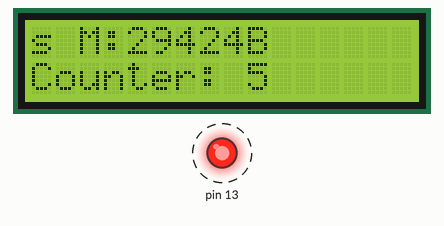
A program run on a simulated Arduino Uno, built with avr-gcc and run on an emulated ATmega328P. Shown: 16×2 character LCD, output pins drawn as LEDs (lit = HIGH). Dashed ring = blinking. What the program prints to the serial monitor is not drawn.

Above: at 5.2 s.
At 13.1 s:
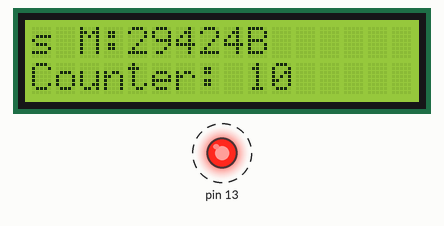
At 21.1 s:
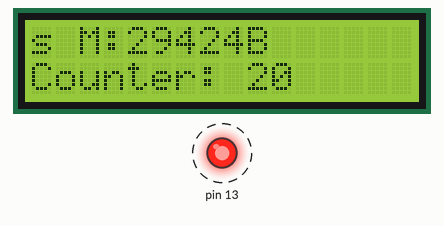
At 32.2 s:
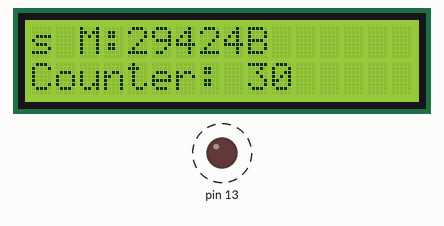
Timing chart, 0 to 40.0 s (numbered marks = the images above):
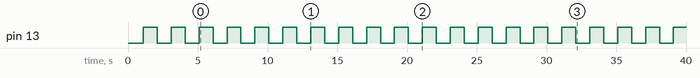

The program:

main.cpp
```cpp
#include "kernel/kernel.h"
#include "fs/fs.h"
#include "fs/logger.h"
#include "syscalls/syscalls.h"
#include "driver/timer.h"
#include "driver/gpio.h"
#include "system/monitor.h"
#include <LiquidCrystal.h>

int sem_test;
int counter = 0;

Logger logger;
Timer sysTimer;
GPIO led(13);
GPIO lcdRS(4);
GPIO lcdE(5);
GPIO lcdD4(6);
GPIO lcdD5(7);
GPIO lcdD6(8);
GPIO lcdD7(9);

LiquidCrystal lcd(
    lcdRS.getPin(), lcdE.getPin(),
    lcdD4.getPin(), lcdD5.getPin(),
    lcdD6.getPin(), lcdD7.getPin()
);

void blinkTask();
void counterTask();
void fsTask();
void systemMonitorTask();
void ledStatusTask();
void lcdTask();
void debugTime();
void testCrash();

void setup()
{
    Serial.begin(9600);
    while (!Serial) {}
    delay(100);
    Serial.flush();

    sysTimer.begin();
    logger.begin();

    led.setMode(GPIO::GPIO_OUTPUT);
    lcdRS.setMode(GPIO::GPIO_OUTPUT);
    lcdE.setMode(GPIO::GPIO_OUTPUT);
    lcdD4.setMode(GPIO::GPIO_OUTPUT);
    lcdD5.setMode(GPIO::GPIO_OUTPUT);
    lcdD6.setMode(GPIO::GPIO_OUTPUT);
    lcdD7.setMode(GPIO::GPIO_OUTPUT);

    lcd.begin(16, 2);

    if (!fs.createFile("counter.txt", "0"))
    {
        logger.log("ERR: Failed to create counter.txt");
    }

    if (!fs.createFile("config.txt", "interval=1000"))
    {
        logger.log("ERR: Failed to create config.txt");
    }

    kernel.addTask(counterTask, 1000, 1);
    kernel.addTask(ledStatusTask, 2000, 2);
    kernel.addTask(systemMonitorTask, 10000, 3);
    kernel.addTask(fsTask, 4000, 4);
    kernel.addTask(blinkTask, 1000, 4);
    kernel.addTask(lcdTask, 5000, 4);
    //kernel.addTask(debugTime, 3000, 1);
    //kernel.addTask(testCrash, 3000, 1);

    if(SystemGuard::isEnabled())
    {
        SystemGuard::disable();
    }
    SystemGuard::enable(WDTO_8S);
    kernel.begin();
}

void testCrash()
{
static int fileCounter = 0;
    String fileName = "hog" + String(fileCounter);
    String content(400, 'A');

    if (!fs.createFile(fileName, content))
    {
        logger.log("ERR: Failed to create " + fileName);
    }
    else
    {
        fileCounter++;
    }

    Serial.print("Free memory: ");
    Serial.println(SystemMonitor::freeMemory());
}

void loop()
{

    SystemGuard::reset();
    kernel.run();
}

void counterTask()
{
    counter = (counter + 1) % 1000;
    static int lastCounter = -1;

    if (counter != lastCounter)
    {
        if (!fs.writeFile("counter.txt", String(counter)))
        {
            logger.log("ERR: Failed to write counter");
        }
        lastCounter = counter;
    }
}

void fsTask()
{
    static uint32_t lastCheck = 0;
    if (sysTimer.millis() - lastCheck > 30000)
    {
        lastCheck = sysTimer.millis();

        if (!fs.fileExists("counter.txt"))
        {
            logger.log("WARN: counter.txt missing, recreating");
            fs.createFile("counter.txt", "0");
        }

        String config = fs.readFile("config.txt");
        Serial.print("Config check: ");
        Serial.println(config);
    }
}

void debugTime()
{
    while (true) {}
}

void systemMonitorTask()
{
    static uint32_t lastPrint = 0;
    if (sysTimer.millis() - lastPrint < 10000) return;

    lastPrint = sysTimer.millis();

    Serial.print(F("\nStat: T="));
    Serial.print(kernel.getTaskCount());
    Serial.print(F(" F="));
    Serial.print(fs.getFileCount());
    Serial.print(F(" M="));
    Serial.print(SystemMonitor::freeMemory());
    Serial.println(F("B"));
}

void blinkTask()
{
    if (led.getMode() != GPIO::GPIO_OUTPUT)
    {
        led.setMode(GPIO::GPIO_OUTPUT);
    }
    led.toggle();
}

void ledStatusTask()
{
    static uint32_t lastPrintTime = 0;
    if (sysTimer.millis() - lastPrintTime >= 1000) {
        lastPrintTime = sysTimer.millis();
        Serial.print("[");
        Serial.print(sysTimer.millis());
        Serial.print(" ms] Counter: ");
        Serial.println(counter);
    }
}

void lcdTask()
{
    static uint32_t lastUpdate = 0;
    if (sysTimer.millis() - lastUpdate >= 500) {
        lastUpdate = sysTimer.millis();

        lcd.setCursor(0, 0);
        lcd.print("s M:");
        lcd.print(SystemMonitor::freeMemory());
        lcd.print("B   ");

        lcd.setCursor(0, 1);
        lcd.print("Counter: ");
        lcd.print(counter);
        lcd.print("    ");
    }
}
```

fs.cpp
```cpp
#include "fs.h"
#include <Arduino.h>
#include "fs/logger.h"
#include "kernel/scheduler.h"

extern Logger logger;
extern Scheduler kernel;
FileSystem fs;

/**
 * @brief Конструктор файловой системы
 */
FileSystem::FileSystem()
{
    for (int i = 0; i < MAX_FILES; i++)
    {
        files[i].data = nullptr;
        files[i].size = 0;
    }
}

/**
 * @brief Деструктор файловой системы
 */
FileSystem::~FileSystem()
{
    for (int i = 0; i < fileCount; i++)
    {
        freeFileData(i);
    }
}

/**
 * @brief Начало операции с ФС (блокировка)
 * @return true если операция разрешена, false если ФС занята
 */
bool FileSystem::beginOperation() {
    if(_busy)
    {
        logger.log("FS: Operation rejected (busy)");
        return false;
    }
    _busy = true;
    return true;
}

/**
 * @brief Завершение операции с ФС (разблокировка)
 */
void FileSystem::endOperation()
{
    _busy = false;
}

/**
 * @brief Проверка корректности имени файла
 * @param name Имя файла для проверки
 * @return true если имя корректно
 */
bool FileSystem::validateFilename(const String& name)
{
    return name.length() > 0 &&
           name.length() <= MAX_FILENAME_LEN &&
           name.indexOf('/') == -1;
}

/**
 * @brief Проверка допустимого размера файла
 * @param size Размер для проверки
 * @return true если размер допустим
 */
bool FileSystem::validateSize(size_t size)
{
    return size <= MAX_FILE_SIZE;
}

/**
 * @brief Проверка целостности файловой системы
 * @return true если ФС в корректном состоянии
 */
bool FileSystem::verifyFilesystem()
{
    if(!beginOperation()) return false;

    bool valid = true;
    for(int i = 0; i < fileCount; i++)
    {
        if(!validateFilename(files[i].name) || !validateSize(files[i].size))
        {
            valid = false;
            break;
        }
    }

    endOperation();
    return valid;
}

/**
 * @brief Поиск индекса файла по имени
 * @param name Имя файла для поиска
 * @return Индекс файла или -1 если не найден
 */
int FileSystem::findFileIndex(const String& name)
{
    for (int i = 0; i < fileCount; i++)
    {
        if (files[i].name == name)
        {
            return i;
        }
    }
    return -1;
}

/**
 * @brief Освобождение памяти файла
 * @param index Индекс файла
 */
void FileSystem::freeFileData(int index)
{
    if (files[index].data != nullptr)
    {
        delete[] files[index].data;
        files[index].data = nullptr;
    }
}

/**
 * @brief Создание текстового файла
 * @param name Имя файла
 * @param content Содержимое файла
 * @return true если файл создан успешно
 */
bool FileSystem::createFile(const String& name, const String& content)
{
    if(!validateFilename(name))
    {
        logger.log("ERR: Invalid filename");
        return false;
    }

    if(!validateSize(content.length()))
    {
        logger.log("ERR: File too big");
        return false;
    }

    if(fileCount >= MAX_FILES)
    {
        logger.log("ERR: Max files reached");
        return false;
    }

    int index = findFileIndex(name);
    if(index != -1)
    {
        logger.log("ERR: File exists");
        return false;
    }

    files[fileCount].name = name;
    files[fileCount].isBinary = false;
    files[fileCount].data = new uint8_t[content.length() + 1];
        if (files[fileCount].data == nullptr)
        {
        logger.log("ERR: Memory allocation failed");
        kernel.emergencyDump("Memory allocation failed");
        return false;
        }
    memcpy(files[fileCount].data, content.c_str(), content.length() + 1);
    files[fileCount].size = content.length() + 1;

    fileCount++;
    return true;
}

/**
 * @brief Создание бинарного файла
 * @param name Имя файла
 * @param data Указатель на данные
 * @param size Размер данных
 * @return true если файл создан успешно
 */
bool FileSystem::createBinaryFile(const String& name, const uint8_t* data, size_t size)
 {
    if (fileCount >= MAX_FILES || size > MAX_FILE_SIZE) return false;

    int index = findFileIndex(name);
    if (index != -1) return false;

    files[fileCount].name = name;
    files[fileCount].isBinary = true;
    files[fileCount].data = new uint8_t[size];
    memcpy(files[fileCount].data, data, size);
    files[fileCount].size = size;

    fileCount++;
    return true;
}

/**
 * @brief Чтение текстового файла
 * @param name Имя файла
 * @return Содержимое файла или пустая строка при ошибке
 */
String FileSystem::readFile(const String& name)
{
    int index = findFileIndex(name);
    if (index == -1 || files[index].isBinary) return "";

    return String((char*)files[index].data);
}

/**
 * @brief Чтение бинарного файла
 * @param name Имя файла
 * @param buffer Буфер для данных
 * @param bufferSize Размер буфера
 * @return true если чтение успешно
 */
bool FileSystem::readBinaryFile(const String& name, uint8_t* buffer, size_t bufferSize)
{
    int index = findFileIndex(name);
    if (index == -1 || !files[index].isBinary || bufferSize < files[index].size)
    {
        return false;
    }

    memcpy(buffer, files[index].data, files[index].size);
    return true;
}

/**
 * @brief Запись в текстовый файл
 * @param name Имя файла
 * @param content Содержимое для записи
 * @return true если запись успешна
 */
bool FileSystem::writeFile(const String& name, const String& content)
{
    int index = findFileIndex(name);
    if (index == -1) {
        return createFile(name, content);
    }

    freeFileData(index);
    files[index].isBinary = false;
    files[index].data = new uint8_t[content.length() + 1];
    memcpy(files[index].data, content.c_str(), content.length() + 1);
    files[index].size = content.length() + 1;
    return true;
}

/**
 * @brief Запись в бинарный файл
 * @param name Имя файла
 * @param data Указатель на данные
 * @param size Размер данных
 * @return true если запись успешна
 */
bool FileSystem::writeBinaryFile(const String& name, const uint8_t* data, size_t size)
{
    int index = findFileIndex(name);
    if (index == -1) {
        return createBinaryFile(name, data, size);
    }

    freeFileData(index);
    files[index].isBinary = true;
    files[index].data = new uint8_t[size];
    memcpy(files[index].data, data, size);
    files[index].size = size;
    return true;
}

/**
 * @brief Удаление файла
 * @param name Имя файла
 * @return true если удаление успешно
 */
bool FileSystem::deleteFile(const String& name)
{
    int index = findFileIndex(name);
    if(index == -1) {
        logger.log("ERR: File not found");
        return false;
    }

    freeFileData(index);
    // Сдвигаем массив файлов
    for (int i = index; i < fileCount - 1; i++)
    {
        files[i] = files[i + 1];
    }
    fileCount--;
    return true;
}

/**
 * @brief Проверка существования файла
 * @param name Имя файла
 * @return true если файл существует
 */
bool FileSystem::fileExists(const String& name)
{
    return findFileIndex(name) != -1;
}

/**
 * @brief Получение списка файлов
 * @return Форматированная строка с информацией о файлах
 */
String FileSystem::listFiles()
{
    String result;

    for(int i = 0; i < fileCount; i++)
    {
        result += "  ";
        result += files[i].name;
        result += " (";
        result += files[i].isBinary ? "binary" : "text";
        result += ", ";
        result += files[i].size;
        result += " bytes)\n";
    }
    return result;
}
```

fs.h
```cpp
#ifndef FS_H
#define FS_H

#include <Arduino.h>

class FileSystem
{
public:
    struct File
    {
        String name;
        uint8_t* data;
        size_t size;
        bool isBinary;
    };

    static const int MAX_FILES = 5;
    static const int MAX_FILE_SIZE = 512;
    static const int MAX_FILENAME_LEN = 16;

    FileSystem();
    ~FileSystem();

    bool verifyFilesystem();

    bool createFile(const String& name, const String& content = "");
    bool createBinaryFile(const String& name, const uint8_t* data, size_t size);
    String readFile(const String& name);
    bool readBinaryFile(const String& name, uint8_t* buffer, size_t bufferSize);
    bool writeFile(const String& name, const String& content);
    bool writeBinaryFile(const String& name, const uint8_t* data, size_t size);
    bool deleteFile(const String& name);
    bool fileExists(const String& name);
    String listFiles();

    int getFileCount() const { return fileCount; }

private:
    File files[MAX_FILES];
    int fileCount = 0;
    volatile bool _busy = false;

    int findFileIndex(const String& name);
    void freeFileData(int index);
    bool beginOperation();
    void endOperation();
    bool validateFilename(const String& name);
    bool validateSize(size_t size);
};

extern FileSystem fs;

#endif
```

logger.cpp
```cpp
#include "logger.h"
#include "driver/timer.h"
#include "fs/fs.h"

/**
 * @brief Инициализация логгера
 */
void Logger::begin()
{
    fs.createFile("log.txt", "");
}

/**
 * @brief Запись сообщения в лог
 * @param message Сообщение для записи
 */
void Logger::log(const String& message)
{
    String timestamp = "[" + String(sysTimer.millis()) + " ms] ";
    String entry = timestamp + message + "\n";

    Serial.print(entry);

    String oldLog = fs.readFile("log.txt");

    if (oldLog.length() + entry.length() > 1024)
    {
        oldLog = oldLog.substring(entry.length());
    }

    fs.writeFile("log.txt", oldLog + entry);
}
```

logger.h
```cpp
#ifndef LOGGER_H
#define LOGGER_H

#include <Arduino.h>

class Logger
{
public:
    void begin();

    void log(const String& message);
};

extern Logger logger;

#endif
```

kernel.cpp
```cpp
#include "kernel.h"
```

kernel.h
```cpp
#ifndef KERNEL_H
#define KERNEL_H

#include "scheduler.h"

extern Scheduler kernel;

#endif
```

scheduler.h
```cpp
#ifndef SCHEDULER_H
#define SCHEDULER_H

#include <Arduino.h>
#include <avr/wdt.h>

#define MAX_TASKS 8
#define MAX_SEMAPHORES 5
#define WDT_TIMEOUT WDTO_4S

typedef void (*TaskFunction)();


struct Semaphore
{
    int count;
    TaskFunction waiting[MAX_TASKS];
    uint8_t waitCount;
};


struct Task
{
    TaskFunction function;
    unsigned long period;
    unsigned long lastRun;
    bool enabled;
    uint8_t priority;
    uint32_t runCount;
    uint32_t maxRunTime;
    uint32_t lastRunTime;
};


class SystemGuard
{
public:
    static bool isEnabled()
    {
        return (WDTCSR & _BV(WDIE)) != 0;
    }
    static void enable(uint8_t timeout = WDT_TIMEOUT)
    {
        cli();
        wdt_reset();
        MCUSR &= ~(1 << WDRF);
        WDTCSR |= (1 << WDCE) | (1 << WDE);
        WDTCSR = (1 << WDIE) | timeout;
        sei();
    }

    static void reset()
    {
        wdt_reset();
    }

    static void disable()
    {
        wdt_disable();
    }
};


class Scheduler
{
private:
    Task tasks[MAX_TASKS];
    uint8_t taskCount = 0;
    Semaphore semaphores[MAX_SEMAPHORES];
    uint8_t semCount = 0;

    int findTask(TaskFunction function) const;

    void sortTasks();

    void checkTaskTimings();

public:
    bool addTask(TaskFunction function, unsigned long period, uint8_t priority = 0);

    bool removeTask(TaskFunction function);

    bool enableTask(TaskFunction function, bool state);

    bool setPeriod(TaskFunction function, unsigned long new_period);

    bool setPriority(TaskFunction function, uint8_t new_priority);

    uint8_t getPriority(TaskFunction function) const;

    /**
     * @brief Получение указателя на функцию задачи
     * @param index Индекс задачи
     * @return Указатель на функцию или nullptr при ошибке
     */
    TaskFunction getTaskFunction(uint8_t index) const
    {
        if (index >= taskCount) return nullptr;
        return tasks[index].function;
    }
    void run();

    uint8_t getTaskCount() const;

    void emergencyDump(const char* reason);

    int sem_create(int initial_count);
    bool sem_wait(int sem_id);
    bool sem_signal(int sem_id);
    bool sem_delete(int sem_id);
    void begin();
};

extern Scheduler kernel;

#endif
```

syscalls.h
```cpp
#ifndef SYSCALLS_H
#define SYSCALLS_H

#include "kernel/kernel.h"
#include "fs/fs.h"

namespace os
{
    void task_create(void (*taskFunc)(), unsigned long period);
    void task_delay(unsigned long ms);
    void task_delete(void (*taskFunc)());
    bool file_exists(const String& name);
    String file_read(const String& name);
    bool file_write(const String& name, const String& content);
    bool file_delete(const String& name);
    void sys_reboot();
    String sys_info();

    int sem_create(int initial_count = 1);
    bool sem_wait(int sem_id);
    bool sem_signal(int sem_id);
    bool sem_delete(int sem_id);
    String task_info();
};

#endif
```

monitor.cpp
```cpp
#include "system/monitor.h"
#include <Arduino.h>

#ifdef __AVR__

extern int __heap_start, *__brkval;

int SystemMonitor::freeMemory()
{
    int free_memory;
    if (__brkval == 0)
    {
        free_memory = ((int)&free_memory) - ((int)&__heap_start);
    }
    else
    {
        free_memory = ((int)&free_memory) - ((int)__brkval);
    }
    return free_memory;
}

int SystemMonitor::freeMemoryPercent()
{
    int free_mem = freeMemory();
    return (free_mem > 0) ? (free_mem * 100) / TOTAL_MEMORY : 0;
}

bool SystemMonitor::isMemoryCritical()
{
    return freeMemoryPercent() < 0.1;
}

float SystemMonitor::getVccVoltage()
{
    ADMUX = _BV(REFS0) | _BV(MUX3) | _BV(MUX2) | _BV(MUX1);
    delay(2);
    ADCSRA |= _BV(ADSC);
    while (bit_is_set(ADCSRA, ADSC));
    uint8_t low = ADCL;
    unsigned int val = (ADCH << 8) | low;
    return (val * 1.1f) / 1024.0f;
}

bool SystemMonitor::isLowVoltage()
{
    return getVccVoltage() < LOW_VOLTAGE_THRESHOLD;
}
#endif
```

monitor.h
```cpp
#ifndef MONITOR_H
#define MONITOR_H

#ifdef __AVR__
#include <Arduino.h>

namespace SystemMonitor
{
    int freeMemory();
    int freeMemoryPercent();
    bool isMemoryCritical();
    float getVccVoltage();
    bool isLowVoltage();

    constexpr int TOTAL_MEMORY = 2048;
    constexpr float LOW_VOLTAGE_THRESHOLD = 3.3f;
}

#endif
#endif
```

Source omitted: scheduler.cpp (6151 bytes), syscalls.cpp (3121 bytes), timer.cpp (1086 bytes), timer.h (459 bytes), gpio.cpp (1902 bytes), gpio.h (537 bytes)

Measured:
- by itself, pin 13: alternates HIGH for 1.0 s and LOW for 1.0 s
- what the display in image 0 shows lasts 5.0 s, from 5.1 s to 10.1 s
